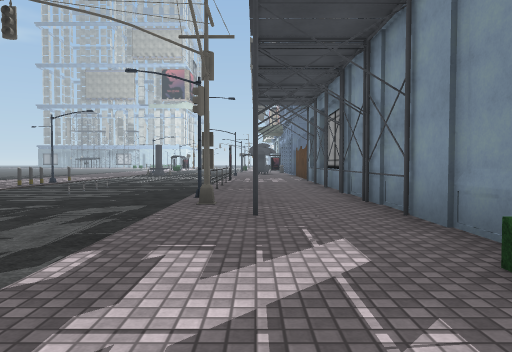
View 1 (above)

24 first-person views from a walk through a scene from a Unity 3-D project. The camera is 1.2 m above the floor, tilts 2° down and sees 70° across. The floor is counted in squares, 2 m on a side. Each view is taken from the middle of a square. On the plan, view 1 faces up. The plan holds only what a view shows up to about 10 squares ahead; the rest is blank. The place goes on beyond the plan. The player is left out. Some animated figures are not drawn. Some surface patterns are stand-ins.

View 2
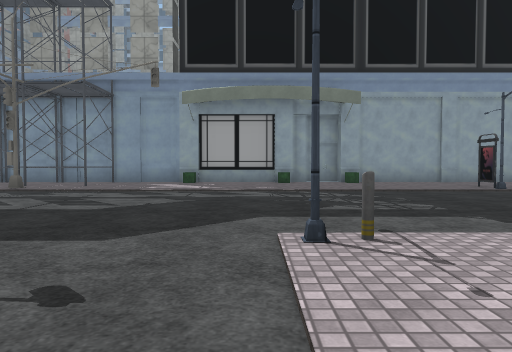

View 3
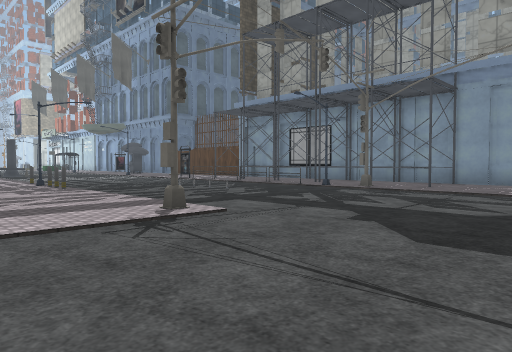

View 4
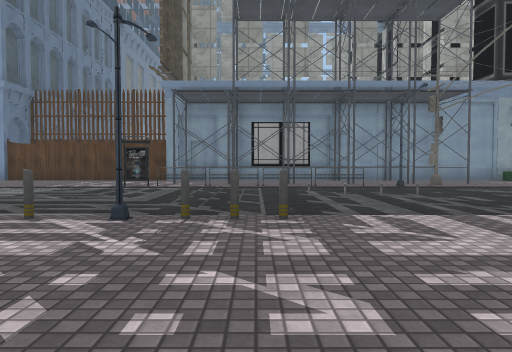

View 5
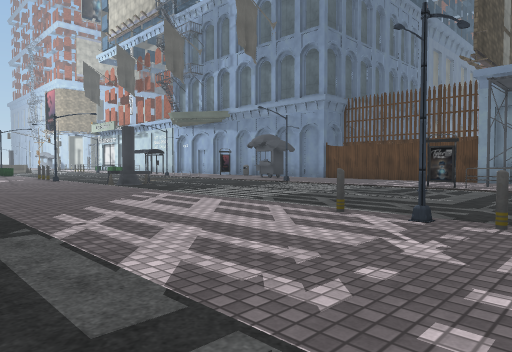

View 6
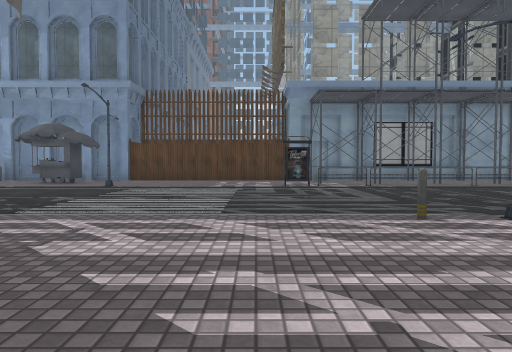

View 7
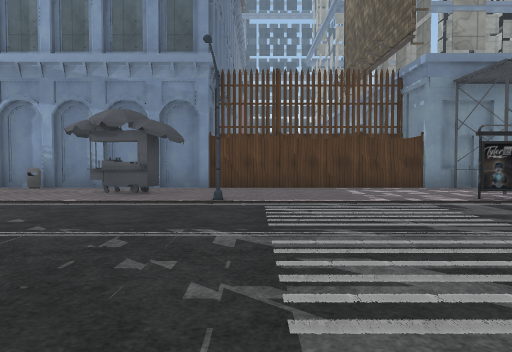

View 8
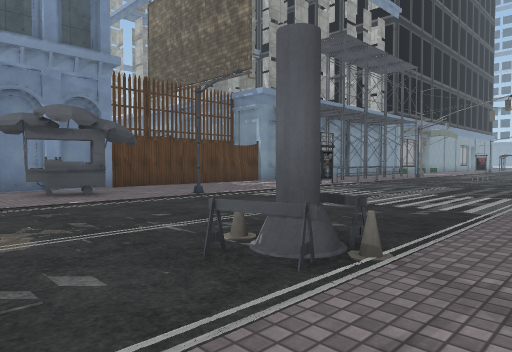

View 9
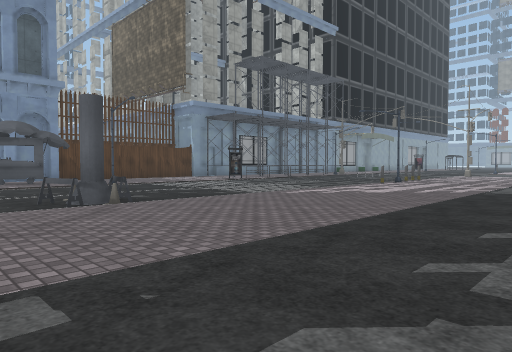

View 10
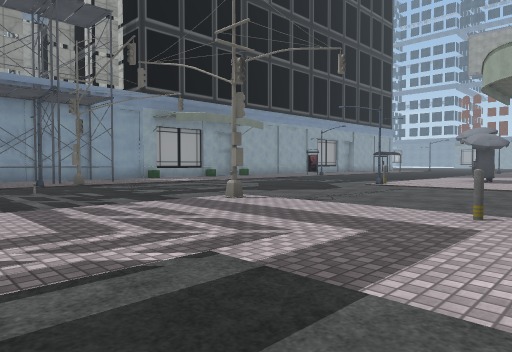

View 11
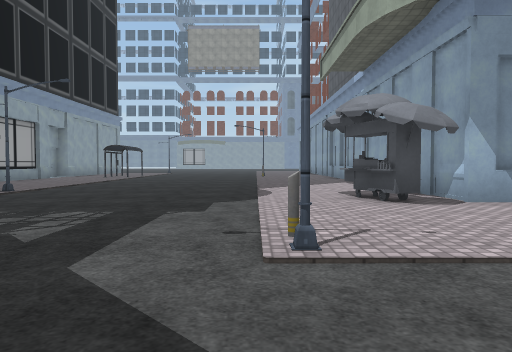

View 12
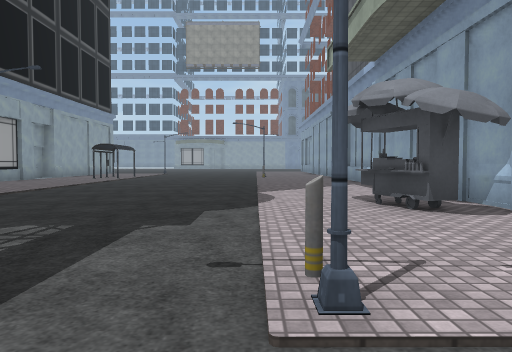

View 13
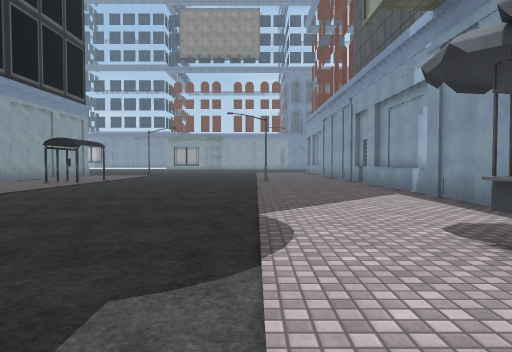

View 14
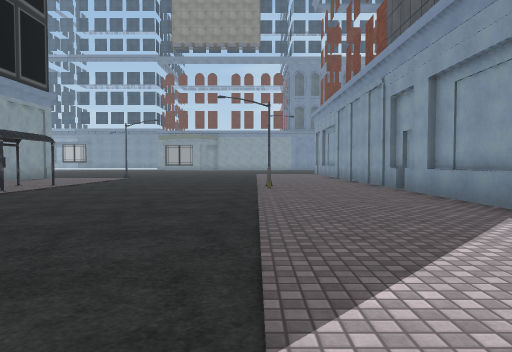

View 15
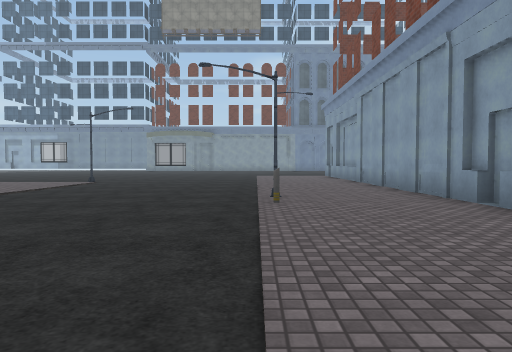

View 16
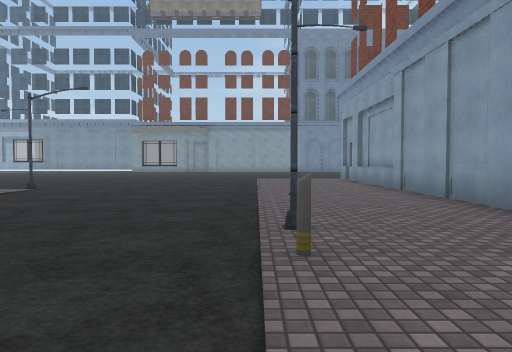

View 17
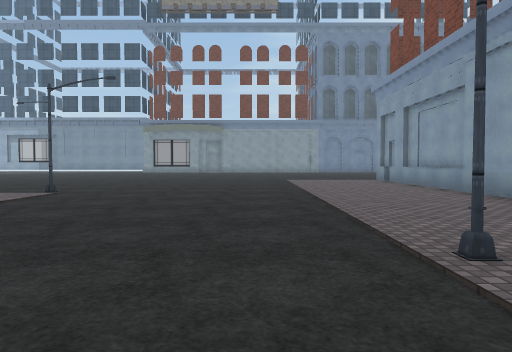

View 18
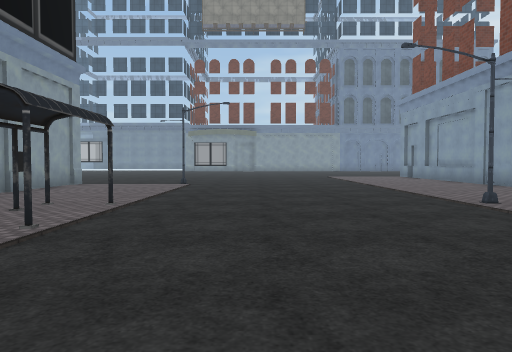

View 19
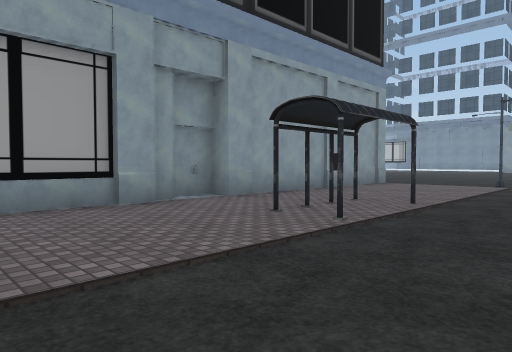

View 20
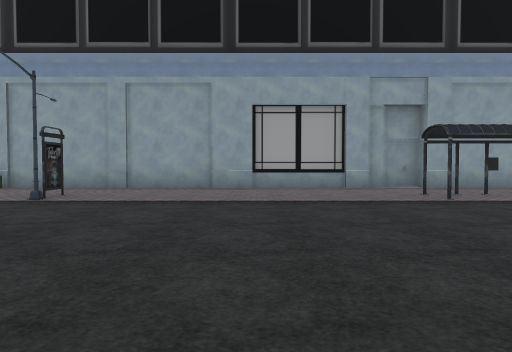

View 21
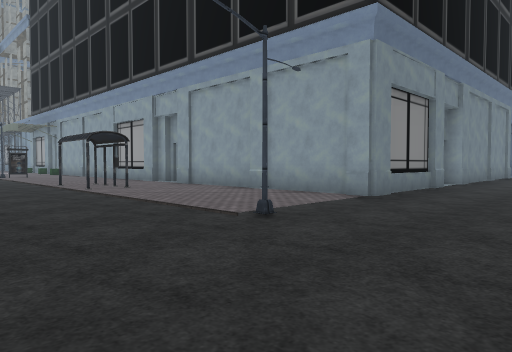

View 22
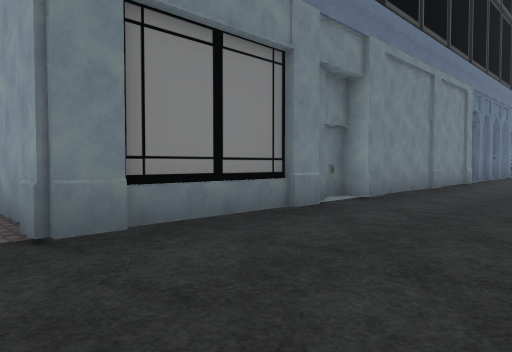

View 23
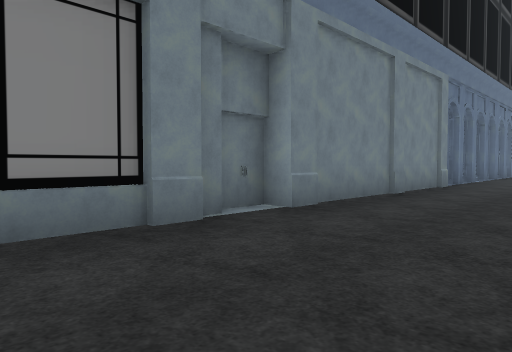

View 24
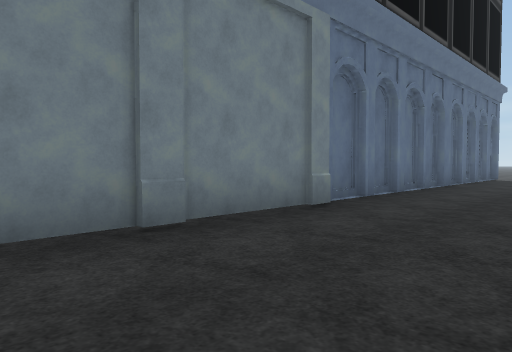

### Floor plan
Points are (right, up) in squares from view 1. A wall is a line through its corners. A room is listed if a view was taken in it or the views show most of it. See-through windows are left out.
Room 1 (views 1, 2, 3, 4, 5, 6, 7, 8, 9, 10, 11, 12, 13, 14, 15, 16, 17, 18, 19, 20, 21, 22, 23, 24)
walls: (1.9, 2.6) (1.9, 6.4); (-9.9, -3.3) (-9.1, -3.3) (-9.1, -4.9); (-9.1, -6.2) (-9.1, -12.7); (2, 8.7) (2, 9.4); (-9.3, -9) (-9.3, -11.7); (1.9, -12.3) (1.9, -2.9); (2.2, -13.1) (2.2, -12.2); (-0.9, 12.6) (-0.9, 13.3); (-9.3, -12.6) (-9.3, -13.6); (-9.1, -13.1) (-9.1, -22); (1.9, 12.5) (1.9, 14.9); (2, 13) (2, 19.4); (2, 14.8) (2, 15.3); (2.2, 15.9) (2.1, 16.4); (1.9, 16.1) (1.9, 18.4); (5.6, -19) (1.9, -19) (1.9, -13.1); (-9.3, -19.5) (-9.3, -22.1); (2, 19.5) (2, 20.7); (2, 20.9) (2, 21.5); (12.8, -19) (6.6, -19) (6.6, -18.6) (5.8, -18.6); (13.6, -18.7) (13, -18.7); (14, -19) (13.5, -19); (14.9, -18.7) (14.4, -18.7); (15.3, -19) (14.5, -19); (16.3, -18.7) (15.6, -18.7); (16.6, -19) (16, -19); (18, -19) (17.4, -19)
low walls: (1.9, 8.4) (1.9, 9.4)
ways out: gap at (1, 20)
objects: other object (-10, 5); other object (-8, -4); other object (-7, 5); other object (-7, 11); other object (-6, -14); other object (-6, -13); other object (-6, -1); other object (-6, 0); other object (-6, 10); other object (-6, 11); other object (-6, 12); other object (-6, 20); other object (-5, 19); other object (-5, 20); other object (-1, -19); other object (-1, -5); other object (-1, 5); other object (-1, 6); other object (-1, 8); other object (-1, 9); other object (-1, 10) to (-1, 11); other object (-1, 12); other object (-1, 18); other object (0, -13); other object (0, 5); other object (0, 6) to (0, 7); other object (0, 8) to (0, 9); other object (0, 10); other object (0, 11) to (0, 12); other object (0, 19); other object (2, 5); other object (2, 7); other object (2, 8); other object (2, 10); other object (2, 11) to (2, 12); other object (2, 22)

Positions as (right, up) in squares from view 1, and headings:
1: (0, 0), facing up
2: (-9, 0), facing right
3: (-9, 1), facing up-right
4: (-10, 10), facing right
5: (-10, 10), facing up-right
6: (-10, 14), facing right
7: (-7, 17), facing right
8: (-7, 22), facing down-right
9: (-11, 22), facing down-right
10: (-11, 9), facing down-right
11: (-6, 2), facing down
12: (-6, 1), facing down
13: (-6, -2), facing down
14: (-6, -5), facing down
15: (-6, -8), facing down
16: (-6, -11), facing down
17: (-5, -12), facing down
18: (-3, -9), facing down
19: (-3, -9), facing down-right
20: (-7, -9), facing right
21: (-4, -22), facing up-right
22: (1, -22), facing up-right
23: (3, -22), facing up-right
24: (8, -22), facing up-right
